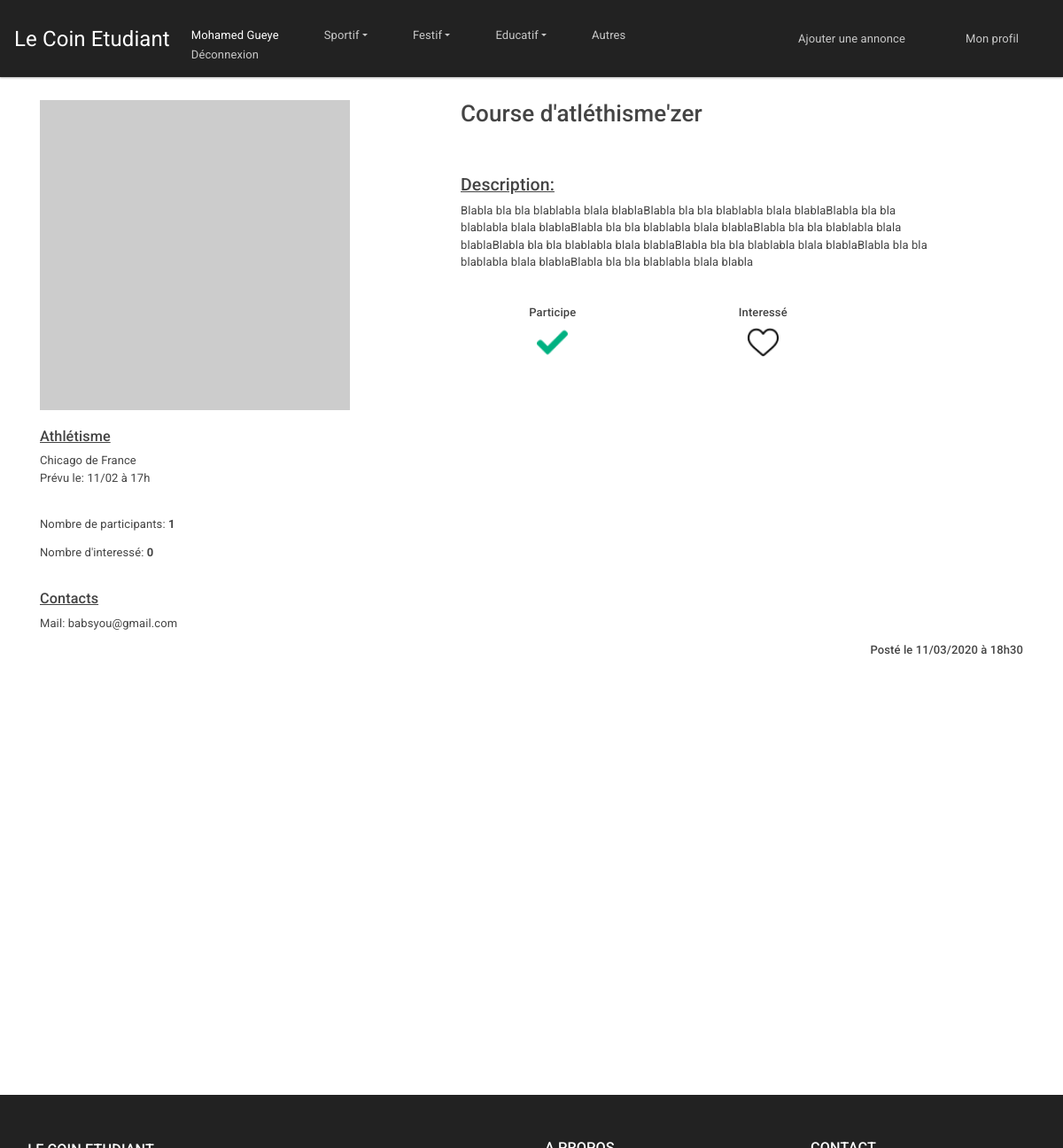
The page /controleur/AnnonceDetail.ctrl.php (signed in) on the database its author committed.
### tables this page shows
CREATE TABLE client (
  id INTEGER PRIMARY KEY,
  nom TEXT,
  prenom TEXT,
  email TEXT UNIQUE,
  motdepasse TEXT,
  emailVerifie INTEGER,
  CONSTRAINT name_unique UNIQUE (email)
);

CREATE TABLE categorie(
  id INTEGER PRIMARY KEY,
  nom TEXT,
  idpere INTEGER,
  idTitreGlobal INTEGER
);

CREATE TABLE annonce (
	id INTEGER PRIMARY KEY,
  idClient INTEGER,
  categorie INTEGER,
	titre TEXT,
  contenu TEXT,
  adresse TEXT,
  nbParticipant INTEGER,
  nbInteresse INTEGER,
  departement TEXT,
  datePrevu INTEGER,
  dateHeure INTEGER,
	photo1 TEXT,
  photo2 TEXT,
  photo3 TEXT,
	FOREIGN KEY(idClient) REFERENCES client(id),
  FOREIGN KEY(categorie) REFERENCES categorie(id)
);

### controleur/AnnonceDetail.ctrl.php (called while the page is built, shortened)
<?php
include_once("../modele/DAO.class.php");
$id=max(($_GET['id']??1),1);
$id=min($id,$dao->nbAnnonce());
$annonce = $dao->getAnnonceById($id);
$cat = $dao->getCategorieById($annonce->categorie);
$user = $dao->getClient($annonce->idClient);
if($idClient){
  $Favoris=$dao->isFavoris($idClient,$id);
  $Interesse=$dao->isInteresse($idClient,$id);
}
include('../vue/AnnonceDetailview.php');
?>

### modele/DAO.class.php (called while the page is built, shortened)
<?php
class DAO
{
  private $db;
  function __construct()
  {
    try {
      $this->db = new PDO('sqlite:../modele/data/data.db');
    } catch (Exception $e) {
      die("erreur de connexion:".$e->getMessage());
    }
  }
  function getClient($id) : Client {
    $requeteSQL = "SELECT * FROM client WHERE id =$id";
    $reponseDeRequete=$this->db->query($requeteSQL);
    $Client = $reponseDeRequete->fetchAll(PDO::FETCH_CLASS,"Client");
    return $Client[0];
  }
  function getAnnonceById(int $id): Annonce{
    $requ="SELECT * FROM annonce WHERE id='$id'";
    $res = $this->db->query($requ);
    $result = $res->fetchAll(PDO::FETCH_CLASS|PDO::FETCH_PROPS_LATE, "Annonce");
    return $result[0];
  }
  function nbAnnonce():int{
    $requ="SELECT count(*) FROM annonce";
    $res = $this->db->query($requ);
    $result = $res->fetch();
    return $result[0];
  }
  function getCategorieById($id)  {
    $requeteSQL = "SELECT * FROM categorie WHERE id=$id";
    $reponseDeRequete=$this->db->query($requeteSQL);
    $categorie=$reponseDeRequete? $reponseDeRequete->fetchAll(PDO::FETCH_CLASS,'Categorie'):null;
    return $categorie[0]??null;
  }
  function isFavoris(int $idClient, int $idAnnonce):bool{
    $requ="SELECT count(*) FROM favoris WHERE idClient=$idClient AND idAnnonce=$idAnnonce";
    $res = $this->db->query($requ);
    $result = $res->fetch();
    return $result['count(*)'];
  }
  function isInteresse(int $idClient, int $idAnnonce):bool{
    $requ="SELECT count(*) FROM interesse WHERE idClient=$idClient AND idAnnonce=$idAnnonce";
    $res = $this->db->query($requ);
    $result = $res->fetch();
    return $result['count(*)'];
  }
}
$dao = new DAO();
$client=$_SESSION['Client']??0;
$clientConnecte=$_SESSION['Connexion']??0;
$idClient=$_SESSION['Client']->id??0;
?>

### vue/AnnonceDetailview.php (the view, shortened to what this page needs)
<!DOCTYPE html>
<html lang="en" dir="ltr">
<head>
  <link rel="stylesheet" href="../vue/css/bootstrap.min.css">
  <link rel="stylesheet" href="../vue/css/Header.css">
  <link rel="stylesheet" href='../vue/css/jquery.flipster.css'>
  <link rel="stylesheet" href="../vue/css/AnnonceDetailview.css">
</head>
<body>
  <header>
    <?php include('header.php') ?>
  </header>
  <div class="container">
    <div class="row" >
      <div class="d-flex flex-column column col-md-5 img">
        <img id="imgDescription" src="https://via.placeholder.com/350" alt="" class="img-rounded"> <br>
        <h5><u> <?=$cat->nom?> </u></h5>
        <p style="margin-bottom:0px;"> <?= $annonce->adresse?> </p>
        <p>Prévu le: 11/02 à 17h   </p>
        <br>
        <p>Nombre de participants: <strong> <?=$annonce->nbParticipant?> </strong></p>
        <p>Nombre d'interessé: <strong> <?=$annonce->nbInteresse?> </strong></p>
        <br>
        <h5><u>Contacts</u></h5>
        <p>Mail: <?=$user->email?></p>
      </div>
      <div class="d-flex flex-column col-md-6 details">
        <h2 id="titreAnnonce"> <?=$annonce->titre?></h2>
        <h4> <u>Description:</u></h4>
        <p><?= $annonce ->contenu?></p>
        <div class="row">
          <div class="text-center d-flex flex-column column col-md-5">
            <h6>Participe</h6>
            <?php if ($Favoris??0): ?>
              <p> <a href="../controleur/MettreEnFavoris.php?idAnnonce=<?=$annonce->id?>&action=delete"> <img class="iconeChoix" src="../modele/img/correct.png" alt="correct check"> </a> </p>
            <?php elseif($clientConnecte==0): ?>
              <p> <a href="../controleur/Accueil.ctrl.php">Connectez-vous </a> pour ajouter cette annonce à vos favoris.</p>
            <?php endif; ?>
          </div>
          <div class="text-center d-flex flex-column column col-md-5">
            <h6>Interessé</h6>
            <?php if ($Interesse??0): ?>
              <p> <a href="../controleur/MettreEnInteresse.php?idAnnonce=<?=$annonce->id?>&action=delete"> <img class="iconeChoix" src="../modele/img/heart.png" alt="heart check"> </a> </p>
            <?php elseif($clientConnecte==0): ?>
              <p> <a href="../controleur/Accueil.ctrl.php">Connectez-vous </a> pour ajouter cette annonce à votre centre d'intérêt.</p>
            <?php else: ?>
              <p> <a href="../controleur/MettreEnInteresse.php?idAnnonce=<?=$annonce->id?>&action=add"> <img class="iconeChoix" src="../modele/img/heart_vide.png" alt="heart check vide"> </a> </p>
            <?php endif; ?>
          </div>
        </div>
      </div>
    </div>
    <h6 style="float:right;">Posté le 11/03/2020 à 18h30</h6>
  </div>
  <footer class="footer">
    <?php include('footer.php') ?>
  </footer>
</body>
</html>

### vue/header.php (shortened to what this page needs)
<nav class="navbar navbar-expand-lg navbar-dark bg-dark">
  <a class="navbar-brand" href="../controleur/Accueil.ctrl.php">Le Coin Etudiant</a>
  <div class="collapse navbar-collapse" id="navbarColor02">
    <ul class="navbar-nav mr-auto">
      <?php if ($_SESSION['Connexion']??false):?>
        <?php if ($clientConnecte==1 && $client->emailVerifie==1): ?>
          <li class="nav-item ">
            <a class="nav-link active" href="#" style="margin-bottom: 0; padding-bottom: 2px;"> <?=$_SESSION['Client']->prenom?> <?=$_SESSION['Client']->nom?></a>
            <a class="nav-link" href="../controleur/Deconnexion.ctrl.php" style="margin: 0; padding-top: 0; padding-bottom: 0">Déconnexion </a>
          </li>
        <?php else: ?>
          <li class="nav-item active">
            <a class="nav-link" href="#contact" data-toggle="modal" data-target="#modalLoginForm">Se connecter <span class="sr-only">(current)</span></a>
          </li>
        <?php endif; ?>
      <?php endif; ?>
    <li class="nav-item dropdown">
      <a class="nav-link dropdown-toggle" href="../controleur/Annonces.ctrl.php" id="navbarDropdown1" role="button" data-toggle="dropdown" aria-haspopup="true" aria-expanded="false">Sportif</a>
    </li>
    <li class="nav-item dropdown">
      <a class="nav-link dropdown-toggle" href="#" id="navbarDropdown2" role="button" data-toggle="dropdown" aria-haspopup="true" aria-expanded="false">Festif</a>
    </li>
    <li class="nav-item dropdown">
      <a class="nav-link dropdown-toggle" href="#" id="navbarDropdown3" role="button" data-toggle="dropdown" aria-haspopup="true" aria-expanded="false">Educatif</a>
    </li>
    <li class="nav-item">
      <a class="nav-link" href="#">Autres</a>
    </li>
  </ul>
    <?php if($clientConnecte==1): ?>
        <ul class="navbar-nav ml-auto">
          <li class="navbar-nav ml-auto">
            <a class="nav-link" style="margin-right: 4em;" href="../controleur/AjoutAnnonce.ctrl.php">Ajouter une annonce</a>
          </li>
          <li class="nav-item ">
            <a class="nav-link" style="margin-right:2em;" href="../controleur/Profil.ctrl.php?annonces=part" >Mon profil</a>
          </li>
        </ul>
    <?php endif; ?>
</div>
</nav>

### vue/footer.php (shortened to what this page needs)
<footer class="page-footer font-small pt-4">
  <div class="container-fluid text-center text-md-left">
    <div class="row">
      <div class="col-md-6 mt-md-0 mt-3">
        <h5 class="text-uppercase" style="margin-top:2px; margin-left:1em;">Le Coin Etudiant</h5>
      </div>
      <div class="col-md-3 mb-md-0 mb-3">
        <h5 class="text-uppercase">A propos</h5>
      </div>
      <div class="col-md-3 mb-md-0 mb-3">
        <h5 class="text-uppercase">Contact</h5>
      </div>
    </div>
  </div>
</footer>

### vue/css/AnnonceDetailview.css (style rules this page uses)
.row { margin-top: 2em; }
#titreAnnonce { margin-bottom: 2em; }
#imgDescription { width: 350px; height: 350px; }
.iconeChoix { width: 35px; height: 35px; }

### vue/header.php (style rules this page uses)
.navbar .nav-item:not(:last-child) { margin-right: 35px; }
.dropdown-toggle::after { transition: transform 0.15s linear; }

### vue/footer.php (style rules this page uses)
footer { background-color: #222; color: #FFF; }
html { position: relative; min-height: 100%; }
.footer { position: absolute; bottom: 0; width: 100%; height: 60px; background: #000000; color: #FFFFFF; }

### rows shown on the page
client: prenom "Mohamed", nom "Gueye", email "babsyou@gmail.com"
categorie: nom "Athlétisme"
annonce: adresse "Chicago de France", nbParticipant "1", nbInteresse "0", titre "Course d'atléthisme'zer", contenu "Blabla bla bla blablabla blala blablaBlabla bla bla blablabla blala blablaBlabla bla bla blablabla blala blablaBlabla bla bla blablabla blala blablaBlabla bla bla blablabla blala blablaBlabla bla bla blablabla blala blablaBlabla bla bla blablabla blala blablaBlabla bla bla blablabla blala blablaBlabla bla bla blablabla blala blabla"
